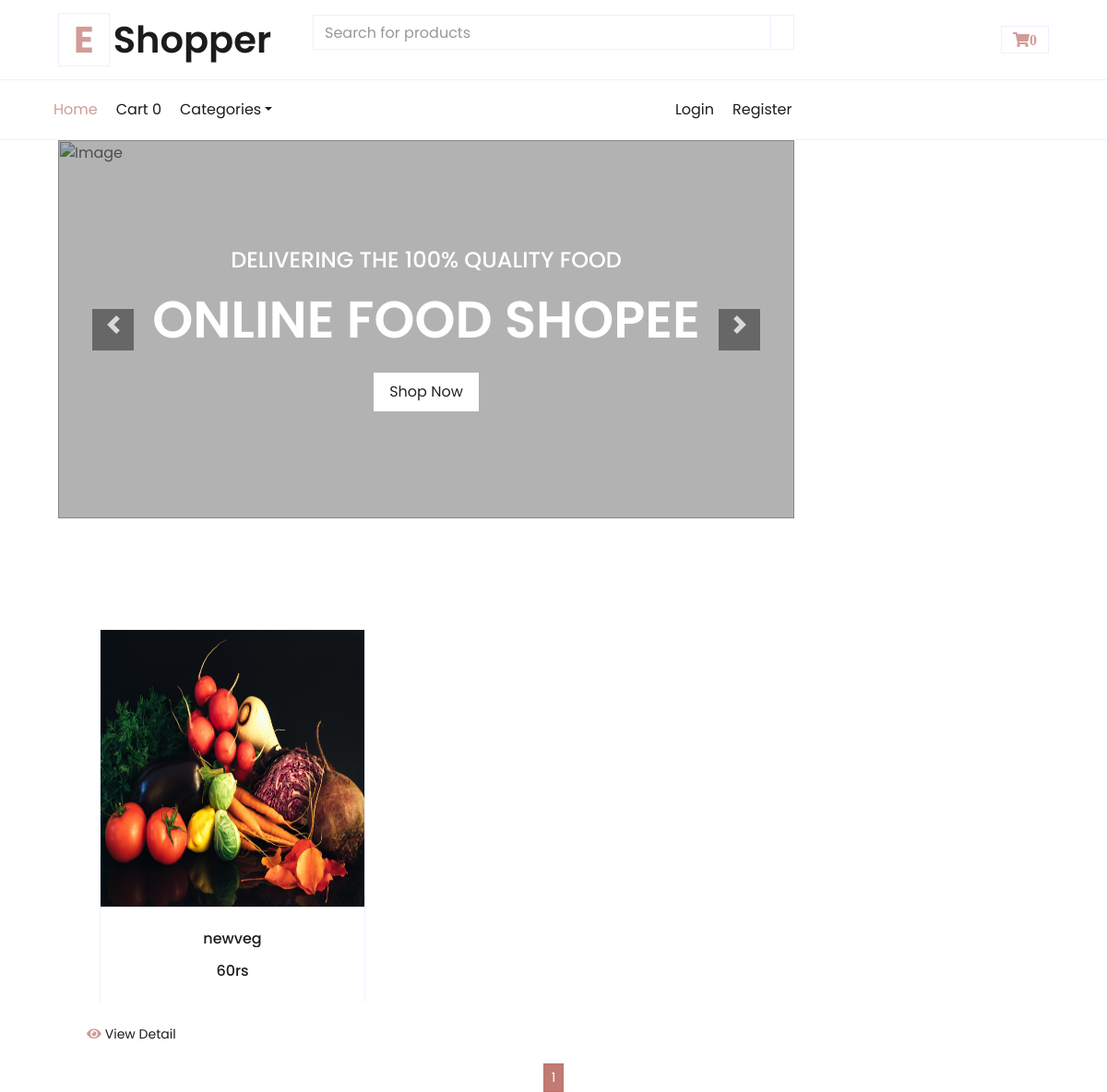
Page /vegetables/ on the committed database.
### shop/models.py (models this page shows, shortened)
class products(models.Model):
    name=models.CharField(max_length=100,unique=True)
    slug=models.SlugField(max_length=100,unique=True)
    price=models.IntegerField()
    img=models.ImageField(upload_to='product')
    desc=models.TextField()
    stock=models.IntegerField()
    available=models.BooleanField()
    category=models.ForeignKey(categ,on_delete=models.CASCADE)
    def get_url(self):
        return reverse('details',args=[self.category.slug,self.slug])

### shop/views.py (the view)
# urls.py: 2. Add a URL to urlpatterns:  path('', views.home, name='home')
def home(request,c_slug=None):
    c_page=None
    prod=None
    if c_slug!=None:
        c_page=get_object_or_404(categ,slug=c_slug)
        prod=products.objects.filter(category=c_page,available=True)
    else:
        prod=products.objects.filter(available=True)
    ct=categ.objects.all()
    paginator=Paginator(prod,4)
    try:
        page=int(request.GET.get('page','1'))
    except:
        page=1
    try:
        pro=paginator.page(page)
    except(EmptyPage,InvalidPage):
        pro=paginator.page(paginator.num_pages)
    return render(request,'index.html',{'prod':prod,'cat':ct,'pg':pro})

### cart/context_processor.py (called while the page is built)
def count(request):
    item_count=0
    if 'admin' in request.path:
        return {}
    else:
        try:
            ct=cartlist.objects.filter(cart_id=c_id(request))
            cti=items.objects.filter(cart=ct[:1])
            for c in cti:
                item_count+=c.quandity
        except cartlist.DoesNotExist:
            item_count=0
    return dict(itc=item_count)

### cart/views.py (called while the page is built)
def c_id(request):
    ct_id=request.session.session_key
    if not ct_id:
        ct_id=request.session.create()
    return ct_id

### shop/models.py (called while the page is built)
    def get_url(self):
        return reverse('prod_cat',args=[self.slug])

### templates/index.html (shortened to what this page needs)
{% extends 'base.html' %}
{% load static %}
{% block content %}
<head>
    <link href="https://cdnjs.cloudflare.com/ajax/libs/font-awesome/5.10.0/css/all.min.css" rel="stylesheet">
    <link href="{% static 'cr/lib/owlcarousel/assets/owl.carousel.min.css'%}" rel="stylesheet">
    <link href="{% static 'cr/css/style.css'%}" rel="stylesheet">
</head>
<body>
    <div class="container-fluid mb-5">
        <div class="row border-top px-xl-5">
            <div class="col-lg-9">
                <div id="header-carousel" class="carousel slide" data-ride="carousel">
                    <div class="carousel-inner">
                        <div class="carousel-item active" style="height: 410px;">
                            <img class="img-fluid" src="{% static 'cr/img/bg1.jpg'%}" alt="Image">
                            <div class="carousel-caption d-flex flex-column align-items-center justify-content-center">
                                <div class="p-3" style="max-width: 700px;">
                                    <h4 class="text-light text-uppercase font-weight-medium mb-3">Delivering the 100% quality food</h4>
                                    <h3 class="display-4 text-white font-weight-semi-bold mb-4">ONLINE FOOD SHOPEE</h3>
                                    <a href="" class="btn btn-light py-2 px-3">Shop Now</a>
                                </div>
                            </div>
                        </div>
                    </div>
                    <a class="carousel-control-prev" href="#header-carousel" data-slide="prev">
                        <div class="btn btn-dark" style="width: 45px; height: 45px;">
                            <span class="carousel-control-prev-icon mb-n2"></span>
                        </div>
                    </a>
                    <a class="carousel-control-next" href="#header-carousel" data-slide="next">
                        <div class="btn btn-dark" style="width: 45px; height: 45px;">
                            <span class="carousel-control-next-icon mb-n2"></span>
                        </div>
                    </a>
                </div>
            </div>
        </div>
    </div>
    {% for i in pg.object_list %}
    <div class="container-fluid pt-5">
       <div class="container">
            <div class="row px-xl-5 pb-3">
                <div class=" col-xs-2 col-md-4 col-sm-12 pb-1">
                    <div class="col d-flex justify-content-center">
                        <div class="card product-item border-0 mb-4 ">
                            <div class="card-header product-img position-relative overflow-hidden bg-transparent border p-0  ">
                                <img class="img-fluid w-100" src={{i.img.url}} alt="" style="width:300px; height:300px;">
                            </div>
                            <div class="card-body border-left border-right text-center p-0 pt-4 pb-3">
                                <h6 class="text-truncate mb-3">{{i.name}}</h6>
                                <div class="d-flex justify-content-center">
                                <h6></h6><h6 class="">{{i.price}}rs</h6>
                                </div>
                            </div>
                        </div>
                    </div>
                        <a href={{i.get_url}} class="btn btn-sm text-dark p-0"><i class="fas fa-eye text-primary mr-1"></i>View Detail</a>
                </div>
            </div>
        </div>
            {% endfor %}
            <center>
                {% for p in pg.paginator.page_range %}
                    <a href="?page={{p}}" class="btn btn-primary btn-sm {% if pg.number == p %} active {% endif %}">{{p}}</a>
                {% endfor %}
                </center>
        </div>
</body>
{% endblock %}

### rows in the picture
products: img (picture), name "newveg", price "60"

### other values in the picture
{{ itc }} "0"
{{ p }} "1"
